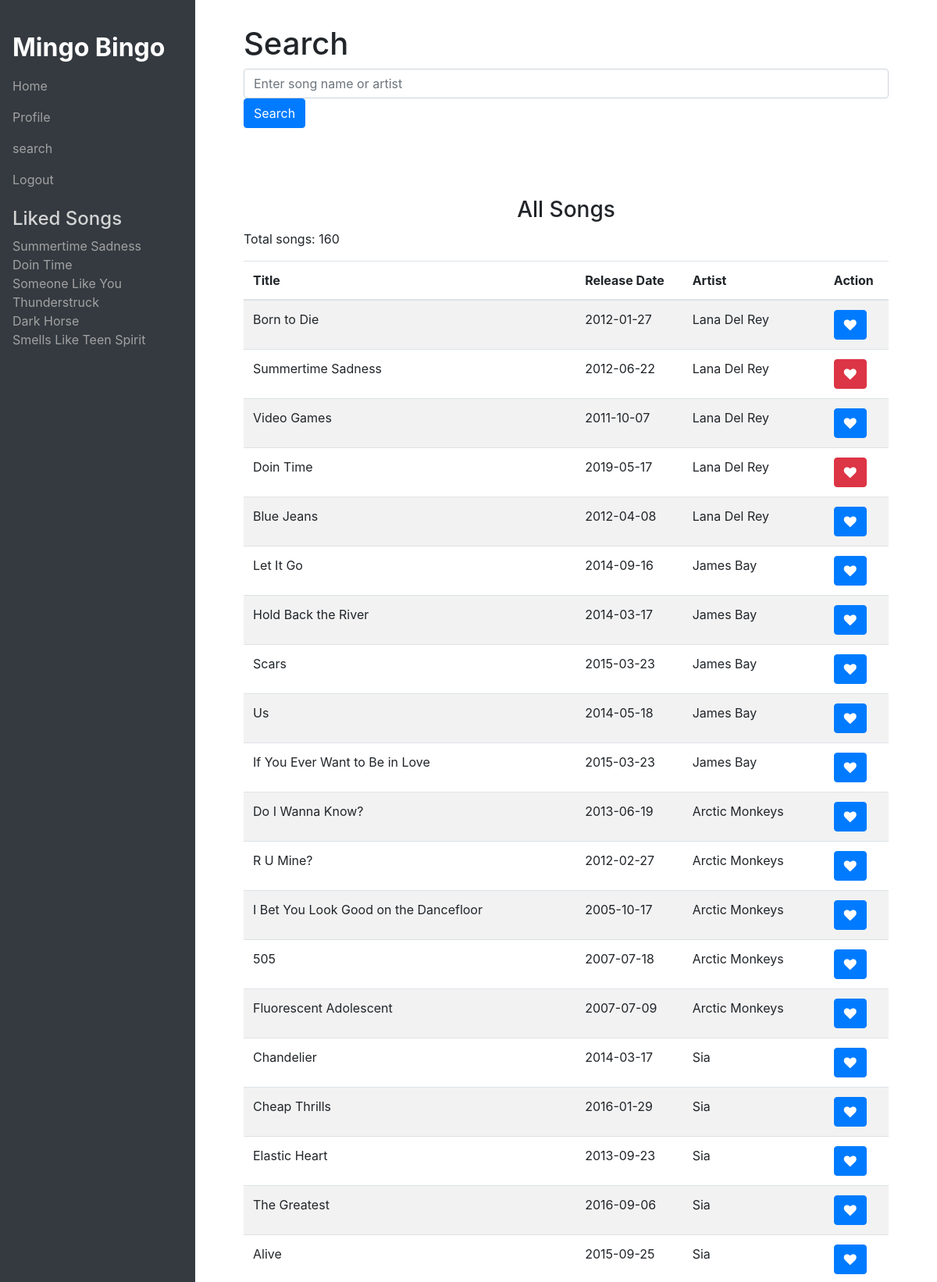
Page /search (signed in, upper part) on the committed database.
### website/models.py (models this page shows)
class Song(db.Model):
    id = db.Column(db.Integer, primary_key=True)
    title = db.Column(db.String(255), nullable=False)
    release_date = db.Column(db.Date)
    artist_id = db.Column(db.Integer, db.ForeignKey('user.id'), nullable=False)

class User(db.Model, UserMixin):
    id = db.Column(db.Integer, primary_key=True)
    email = db.Column(db.String(150), unique=True, nullable=False)
    password = db.Column(db.String(150), nullable=False)
    name = db.Column(db.String(150), nullable=False)
    date_of_birth = db.Column(db.Date, nullable=False)
    is_artist = db.Column(db.Boolean, nullable=False)
    songs = relationship('Song', backref='artist', lazy=True)

### website/auth.py (the view, shortened to what this page needs)
@auth.route('/search', methods=['GET', 'POST'])
@login_required
def search():
    all_songs = Song.query.all()
    liked_songs = [song.song_id for song in LikedSongs.query.filter_by(user_id=current_user.id).all()]
    return render_template("search.html", user=current_user, search_results=None, songs=all_songs, liked_songs=liked_songs)

### website/__init__.py (called while the page is built)
def create_app():
    app = Flask(__name__)
    app.config['SECRET_KEY'] = 'nqMt+o1BxO2Wkaj4ogmFtg=='
    app.config['SQLALCHEMY_DATABASE_URI'] = f'sqlite:///{DB_NAME}'
    db.init_app(app)
    from .views import views
    from .auth import auth
    app.register_blueprint(views, url_prefix='/')
    app.register_blueprint(auth, url_prefix='/')
    from .models import User, Song
    with app.app_context():
        db.create_all()
    login_manager = LoginManager()
    login_manager.login_view = 'auth.login'
    login_manager.init_app(app)
    @login_manager.user_loader
    def load_user(id):
        return User.query.get(int(id))
    return app

### website/templates/search.html (shortened to what this page needs)
{% extends "base.html" %}
{% block content %}
<div class="container">
    <h1>Search</h1>
    <form method="POST" action="{{ url_for('auth.search') }}">
        <div class="form-group " >
            <input type="text" class="form-control" id="searchQuery" name="search_query"
                placeholder="Enter song name or artist">
                <button type="submit" class="btn btn-primary">Search</button>
        </div>
    </form>
    <br><br><br>
    {% if search_results %}
    <h2>Search Results:</h2>
    <p>Total results: {{ search_results|length }}</p>
    <table class="table table-striped">
        <thead>
            <tr>
                <th>Title</th>
                <th>Artist</th>
                <th></th>
            </tr>
        </thead>
        <tbody>
            {% for song in search_results %}
            <tr>
                <td>{{ song.title }}</td>
                <td>{{ song.artist.name }}</td>
                <td>
                    {% if song.id in liked_songs %}
                    <form action="{{ url_for('views.unlike_song', song_id=song.id) }}" method="post">
                        <button type="submit" class="btn btn-danger"><i class="fa fa-heart"></i></button>
                    </form>
                    {% else %}
                    <form action="{{ url_for('views.like_song', song_id=song.id) }}" method="post">
                        <button type="submit" class="btn btn-primary"><i class="fa fa-heart"></i></button>
                    </form>
                    {% endif %}
                </td>
            </tr>
            {% endfor %}
        </tbody>
    </table>
    {% else %}
    <h3 align="center">All Songs</h3>
    <p>Total songs: {{ songs|length }}</p>
    <table class="table table-striped">
        <thead>
            <tr>
                <th>Title</th>
                <th>Release Date</th>
                <th>Artist</th>
                <th>Action</th>
            </tr>
        </thead>
        <tbody>
            {% for song in songs %}
            <tr>
                <td>{{ song.title }}</td>
                <td>{{ song.release_date }}</td>
                <td>{{ song.artist.name }}</td>
                <td>
                    {% if song.id in liked_songs %}
                    <form action="{{ url_for('views.unlike_song', song_id=song.id) }}" method="post">
                        <button type="submit" class="btn btn-danger"><i class="fa fa-heart"></i></button>
                    </form>
                    {% else %}
                    <form action="{{ url_for('views.like_song', song_id=song.id) }}" method="post">
                        <button type="submit" class="btn btn-primary"><i class="fa fa-heart"></i></button>
                    </form>
                    {% endif %}
                </td>
            </tr>
            {% endfor %}
        </tbody>
    </table>
    {% endif %}
</div>
{% endblock %}

### website/templates/base.html (shortened to what this page needs)
<!DOCTYPE html>
<html>
<head>
  <link rel="stylesheet" href="https://stackpath.bootstrapcdn.com/bootstrap/4.4.1/css/bootstrap.min.css"
 />
  <link rel="stylesheet" href="https://stackpath.bootstrapcdn.com/font-awesome/4.7.0/css/font-awesome.min.css"
 />
</head>
<body>
  <nav class="navbar">
    <a class="navbar-brand" href="/">Mingo Bingo</a>
    <div style="width: 100%;">
      {% if user.is_authenticated %}
      <ul class="navbar-nav">
        <li>
          <a class="nav-link" id="home" href="/">Home</a>
        </li>
        <li>
          <a class="nav-link" id="manage" href="/manage">Profile</a>
        </li>
        <li>
          <a class="nav-link" id="search" href="/search">search</a>
        </li>
        <li>
          <a class="nav-link" id="logout" href="#" onclick="confirmLogout()">Logout</a>
        </li>
      </ul>
      <h4 style="color: #d4d4d4;">Liked Songs</h4>
      <ul class="navbar-nav">
        {% for song in songs %}
        {% if song.id in liked_songs %}
        <li>
          <p class="liked-song" onclick="confirmUnlike('{{ song.id }}')" >{{ song.title }}</p>
        </li>
        {% endif %}
        {% endfor %}
      </ul>
      {% endif %}
    </div>
  </nav>
  <div class="content">
    <div class="container">
      {% block content %} {% endblock %}
    </div>
  </div>
</body>
</html>

### website/templates/base.html (style rules this page uses)
.navbar { position: fixed; top: 0; bottom: 0; left: 0; width: 250px; background-color: #343a40; padding-top: 2rem; display: flex; flex-direction: column; justify-content: start; align-items: flex-start; }
.navbar-brand { font-size: 2rem; margin-right: 2rem; font-weight: bold; color: #fff; }
.navbar-nav { margin-bottom: 1rem; }
.liked-song { color: #a2a2a2; padding: 0; margin: 0; }
.nav-link { color: #a2a2a2; }
.content { margin-left: 250px; padding: 2rem; }

### rows in the picture
Song: title "Summertime Sadness", release_date "2012-06-22", artist.name "Lana Del Rey"
Song: title "Doin Time", release_date "2019-05-17", artist.name "Lana Del Rey"
Song: title "Someone Like You"
Song: title "Thunderstruck"
Song: title "Dark Horse"
Song: title "Smells Like Teen Spirit"
Song: title "Born to Die", release_date "2012-01-27", artist.name "Lana Del Rey"
Song: title "Video Games", release_date "2011-10-07", artist.name "Lana Del Rey"
Song: title "Blue Jeans", release_date "2012-04-08", artist.name "Lana Del Rey"
Song: title "Let It Go", release_date "2014-09-16", artist.name "James Bay"
Song: title "Hold Back the River", release_date "2014-03-17", artist.name "James Bay"
Song: title "Scars", release_date "2015-03-23", artist.name "James Bay"
Song: title "Us", release_date "2014-05-18", artist.name "James Bay"
Song: title "If You Ever Want to Be in Love", release_date "2015-03-23", artist.name "James Bay"
Song: title "Do I Wanna Know?", release_date "2013-06-19", artist.name "Arctic Monkeys"
Song: title "R U Mine?", release_date "2012-02-27", artist.name "Arctic Monkeys"
Song: title "I Bet You Look Good on the Dancefloor", release_date "2005-10-17", artist.name "Arctic Monkeys"
Song: title "505", release_date "2007-07-18", artist.name "Arctic Monkeys"
Song: title "Fluorescent Adolescent", release_date "2007-07-09", artist.name "Arctic Monkeys"
Song: title "Chandelier", release_date "2014-03-17", artist.name "Sia"
Song: title "Cheap Thrills", release_date "2016-01-29", artist.name "Sia"
Song: title "Elastic Heart", release_date "2013-09-23", artist.name "Sia"
Song: title "The Greatest", release_date "2016-09-06", artist.name "Sia"
Song: title "Alive", release_date "2015-09-25", artist.name "Sia"

### other values in the picture
{{ songs|length }} "160"
